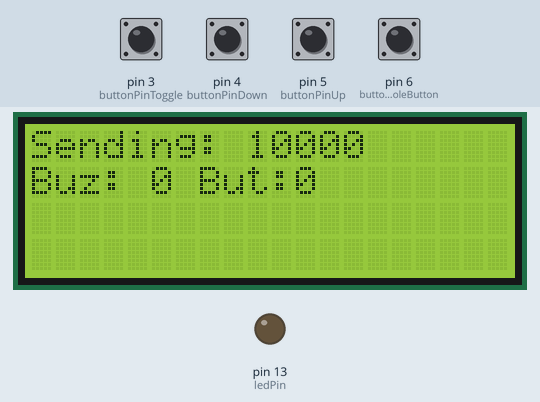
Recording of a sketch running on a simulated Arduino Uno, built with avr-gcc and run on an emulated ATmega328P. Shown: 20×4 character LCD, output pins drawn as LEDs (lit = HIGH). The test bench sets the inputs (shaded band); at power-on: pin 3 (buttonPinToggle), pin 4 (buttonPinDown), pin 5 (buttonPinUp), pin 6 (buttonPinWholeButton) HIGH.

Above: at 1.3 s.
1.4 s: pin 3 (buttonPinToggle) pulled LOW for 0.55 s
At 2.1 s:
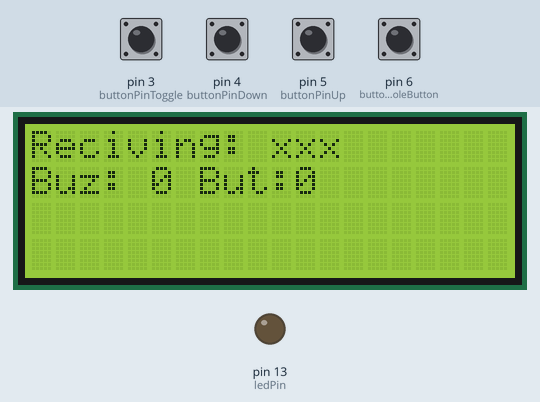
3.4 s: pin 4 (buttonPinDown) pulled LOW for 0.55 s
At 4.0 s:
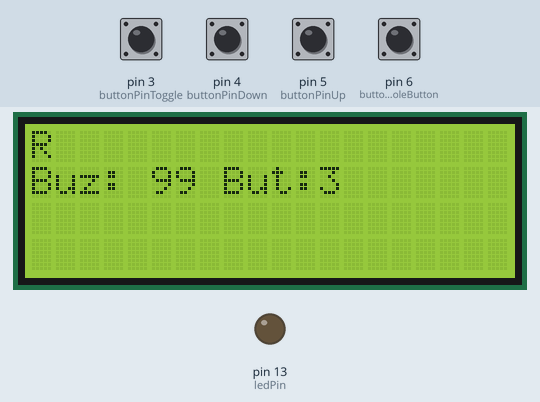
5.4 s: pin 6 (buttonPinWholeButton) pulled LOW for 0.55 s
At 5.8 s:
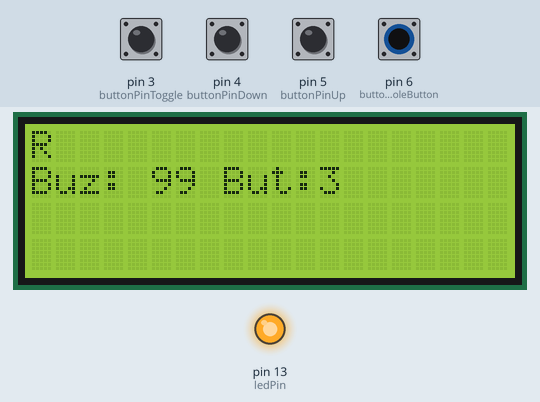
7.4 s: pin 5 (buttonPinUp) pulled LOW for 0.55 s
At 8.3 s:
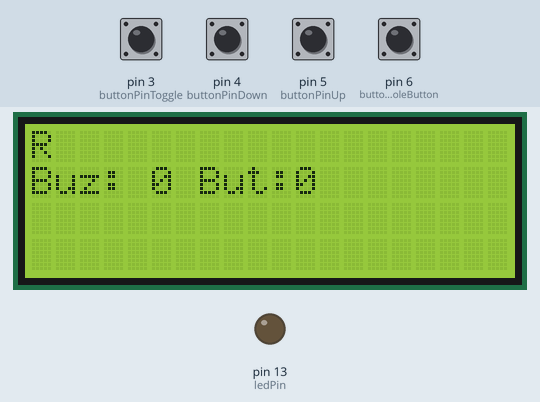
9.4 s: pin 5 (buttonPinUp) pulled LOW for 1 s
At 9.7 s:
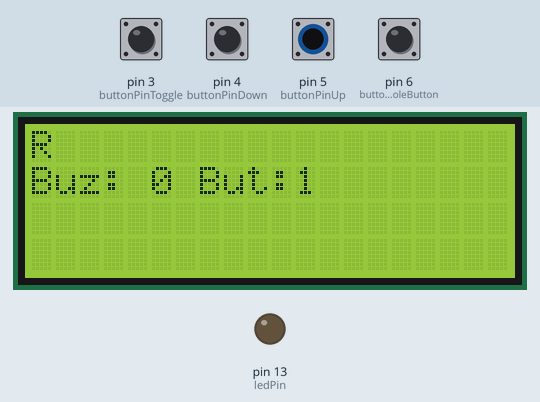
11.9 s: pin 3 (buttonPinToggle) pulled LOW for 1 s
At 13.2 s:
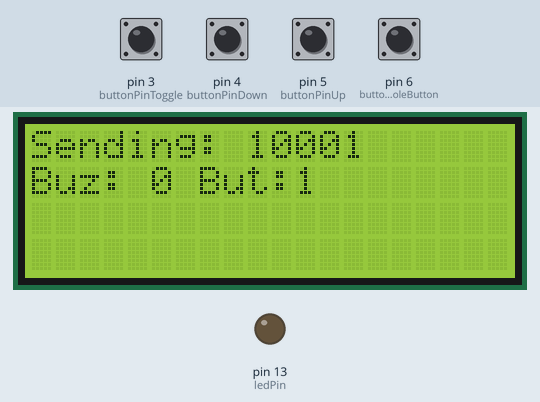
Timing chart, 0 to 14.9 s (numbered marks = the images above; inputs shaded):
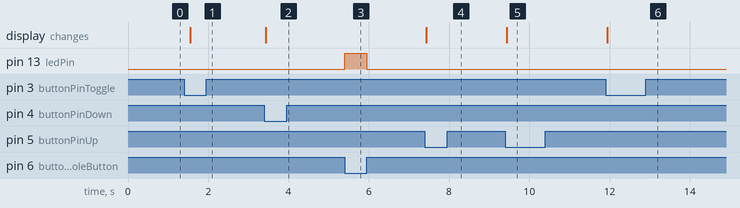

Measured:
- after the input at 1.4 s, the display: changes after 0.15 s (image 1)
- after the input at 3.4 s, the display: changes at once (image 2)
- after the input at 5.4 s, pin 13 (ledPin): LOW → HIGH at once, → LOW 0.55 s later
- after the input at 7.4 s, the display: changes at once (image 4)
- after the input at 9.4 s, the display: changes at once (image 5)
- after the input at 11.9 s, the display: changes at once (image 6)

The sketch:

ReporgrammRemotes.ino
```cpp
//YWROBOT
//Compatible with the Arduino IDE 1.0
//Library version:1.1
#include <Wire.h>
#include <LiquidCrystal_I2C.h>
#include <RCSwitch.h>

//setup
LiquidCrystal_I2C lcd(0x27,20,4);  // set the LCD address to 0x27 for a 16 chars and 2 line display

const int buttonPinToggle = 3;
const int buttonPinDown = 4;
const int buttonPinUp = 5;
const int buttonPinWholeButton = 6;

const int ledPin = 13;

const int recieveInteruptPint = 0;
const int sendPin = 9;

//Defines how much buzzer and buttons there should be. If it reaches an end it loops through the other
const int maxBuzzerCount = 100;
const int maxButtonCount = 4;


//variables
int buzzerToProgramm = 0;
int buttonToProgramm = 0;

int  btToggleVoltage = 0;
int  btDownVoltage = 0;
int  btUpVoltage = 0;
int  btWholebuttonVoltage = 0;

bool btToggleIsPressed = false;
bool btDownIsPressed = false;
bool btUpIsPressed = false;
bool btWholeIsPressed = false;

unsigned long lastSend = 0;
const unsigned long sendInterval = 100; // sende alle 2000 ms (anpassen)

RCSwitch SwitchRecieve = RCSwitch();
RCSwitch SwitchSend = RCSwitch();


// its Defined by the buzzer and button size. the Maximum digit count of the buzzer and buttons is the size of the code to send
//thefirst digets should be the buzzer index filled up with zeroes if doesn't make up the dezimal. The same for the buttons
//the index starts always at zero because of the modulo which checks that the max number is never overcome.
//E.G. for 100 controlles and 4 Button the code for controler 11 (or 10 if you start counting at zero) and button 3(or C for alphabetical) is: 0102;
int codeToSend = 0;
int lastCodeToSend = 0;

bool sendMode = true;

void setup()
{
  //general
  Serial.begin(9600);
  pinMode (ledPin, OUTPUT);

  codeToSend = GenerateCode(buzzerToProgramm, buttonToProgramm);

  //LCD
  lcd.init();                      // initialize the lcd
  lcd.init();
  lcd.backlight();

  lcdPrintCurrentBuzzerAndButton(buzzerToProgramm, buttonToProgramm);

  //Button

  //initialize pins
  pinMode(buttonPinToggle, INPUT_PULLUP);
  pinMode(buttonPinDown, INPUT_PULLUP);
  pinMode(buttonPinUp, INPUT_PULLUP);
  pinMode(buttonPinWholeButton, INPUT_PULLUP);

  //Transmission is activate in the button actions
  EnableTransmitData();

}

void loop()
{
  //buttons voltage
   btToggleVoltage = digitalRead(buttonPinToggle);
   btDownVoltage = digitalRead(buttonPinDown);
   btUpVoltage = digitalRead(buttonPinUp);
   btWholebuttonVoltage = digitalRead(buttonPinWholeButton);

  // check if the pushbutton is pressed. If it is, the buttonState is HIGH:
  checkButtonStates();

  //sendeMode
  if(sendMode){
    sendData();

  }
  //recieve Mode
  else if(!sendMode){
    recieveData();

  }

}

//===================================================
// General Functions
//===================================================

//Sets BuzzerToProgrammToSpecific index. Modulos by max buzzer count
void SetBuzzer(int newBuIndex){

    int index = newBuIndex%maxBuzzerCount;
    if(index < 0)
      index = maxBuzzerCount-1;
    buzzerToProgramm = index;

    codeToSend = GenerateCode(buzzerToProgramm, buttonToProgramm);
}

//Sets Button to new index. Modulos by max button count. !!!!Doesn't count up or down the Buzzer!!!
void SetButton(int newBtIndex){

    int index = newBtIndex%maxButtonCount;
    if(index < 0)
      index = maxButtonCount-1;
    buttonToProgramm = index;

    codeToSend = GenerateCode(buzzerToProgramm, buttonToProgramm);
}

//Counts the buttonToProgramm one up an if needed the Buzzer at the max button
void CountButtonUp(){

  if(buttonToProgramm >= maxButtonCount-1)
    CountBuzzerUp();

  SetButton(buttonToProgramm+1);
}

//Counts up the Buzzer until the maximum is recached. then it starts from zero (due to modulo in SetBuzzer)
void CountBuzzerUp(){
  SetBuzzer(buzzerToProgramm+1);
}

//Counts the buttonToProgramm one down an if needed the Buzzer at the min button
void CountButtonDown(){

  if(buttonToProgramm <= 0)
    CountBuzzerDown();

  SetButton(buttonToProgramm-1);
}

//Counts up the Buzzer until the maximum is recached. then it jumps to the highest index (due to modulo in SetBuzzer)
void CountBuzzerDown(){
  SetBuzzer(buzzerToProgramm-1);
}

//generates the code to send to the remote according to "codeToSend" variable description
int GenerateCode(int buzzerIndex, int buttonIndex ){
 // Stellen ermitteln
  int buzzerDigits = String(maxBuzzerCount).length();
  int buttonDigits = String(maxButtonCount).length();

  // Gesamtdigits bestimmen
  int totalDigits = 1 + buzzerDigits + buttonDigits; // +1 wegen führender '1'

  // String zusammenbauen
  String code = "1";

  String buzzerStr = String(buzzerIndex);
  while (buzzerStr.length() < buzzerDigits) {
    buzzerStr = "0" + buzzerStr;
  }

  String buttonStr = String(buttonIndex);
  while (buttonStr.length() < buttonDigits) {
    buttonStr = "0" + buttonStr;
  }

  code += buzzerStr + buttonStr;

  // In int umwandeln und zurückgeben
  return code.toInt();
}

//===================================================
// Transmission
//===================================================

//Recieve 433 mhz Data and show it
void recieveData(){
   if (SwitchRecieve.available()) {
    lcdRecievingMessage(String(SwitchRecieve.getReceivedValue()));
    SwitchRecieve.resetAvailable();
  }
}

//handles the looping thins arround sending the code
void sendData(){
  //LCD update
  if(lastCodeToSend != codeToSend){
    lcdSendingMessage(String(codeToSend));
    lastCodeToSend = codeToSend;
  }

  //send in intervals
  if (millis() - lastSend >= sendInterval) {
    lastSend = millis();
    SwitchSend.send(codeToSend, 24);
  }
}

void EnableRecieveData() {
  SwitchRecieve.enableReceive(recieveInteruptPint); // Receiver on interrupt 0 => that is pin #2
}

void DisableRecieveData() {
  SwitchRecieve.disableReceive();
}

void EnableTransmitData() {
  SwitchSend.enableTransmit(sendPin);
}

void DisableTransmitData() {
  SwitchSend.disableTransmit();
}


//===================================================
// Buttons
//===================================================

//higth is unpressed
//low is pressed
//(because of internal pullup resistor usage)

//Checks if a button is newly pressed and triggers corresponding action
void checkButtonStates(){
  //Button Toggle
  if (btToggleVoltage == HIGH) {
    if(btToggleIsPressed)
      btToggleIsPressed = false;
    //Serial.println("Button1 not pressed");
  } else {
    //Click
    if(!btToggleIsPressed && btToggleVoltage == LOW) {
      btToggleIsPressed = true;
      btToggleAction();
      //Serial.println("Button1");
    }
  }

//Button down
  if (btDownVoltage == HIGH) {
    if(btDownIsPressed)
      btDownIsPressed = false;
  } else {
    //Click
    if(!btDownIsPressed){
      btDownIsPressed = true;
      btDownAction();
    }
  }

//Button Up
  if (btUpVoltage == HIGH) {
    if(btUpIsPressed)
      btUpIsPressed = false;
  } else {
    //Click
    if(!btUpIsPressed){
      btUpIsPressed = true;
      btUpAction();
    }
  }

//Whole button next
  if (btWholebuttonVoltage == HIGH) {
   if(btWholeIsPressed)
      btWholeIsPressed = false;

    //for Visualization
    digitalWrite(ledPin, LOW);
  } else {
    //Click
    if(!btWholeIsPressed){
      btWholeIsPressed = true;
      btWholeButtonAction();
    }
    //for Visualization
    digitalWrite(ledPin, HIGH);
  }
}

//Should Toggle Read or Write mode for the antennas
void btToggleAction(){
  sendMode = !sendMode;
  lcdClearfirstRow();

  if(sendMode){
    DisableRecieveData();
    EnableTransmitData();
    lcdSendingMessage(String(codeToSend));
  }
  else if(!sendMode){
    DisableTransmitData();
    EnableRecieveData();
    lcdRecievingMessage("xxx");
  }

}

//Should count up the BUtton of the Remote and after the forth (#4) button the Buzzer is counted up, too.
void btUpAction(){

  if(!btWholeIsPressed){
    CountButtonUp();
  }
  else if(btWholeIsPressed){
    CountBuzzerUp();
  }
  lcdPrintCurrentBuzzerAndButton(buzzerToProgramm, buttonToProgramm);

}

//Should count down the BUtton of the Remote and after the first (#1) button the Buzzer is counted down, too.
void btDownAction(){
  if(!btWholeIsPressed)
  {
    CountButtonDown();
  }
  else if(btWholeIsPressed){
    CountBuzzerDown();
  }
  lcdPrintCurrentBuzzerAndButton(buzzerToProgramm, buttonToProgramm);
}

//Lets the Up and Down button Jump to the next corresponding Buzzer at Button zero.
void btWholeButtonAction(){
  //nothing needed here right now
}

//===================================================
// LCD Display
//===================================================

// void lcdDisplayUpdate(){
//   lcd.clear();

//   lcdPrintCurrentBuzzerAndButton(buzzerToProgramm, buttonToProgramm)
// }

//clears the first row with " ";
void lcdClearfirstRow(){
  lcd.setCursor(0,0);
  lcd.print("                ");
}

void lcdClearSecondRow(){
  lcd.setCursor(1,0);
  lcd.print("                ");
}

//is displaying at line 0 the SendingMessage (on which code is sender)
void lcdSendingMessage(String code){
  //lcdClearfirstRow();
  lcd.setCursor(0,0);
  lcd.print("Sending: " + code);
}

//is displaying at line 0 the RecievedMessage (on which code is sender)
void lcdRecievingMessage(String code)
{
  //lcdClearfirstRow();
  lcd.setCursor(0,0);
  lcd.print("Reciving: " + code);

}

//is displaying at line 1  the current Buztter and Button
void lcdPrintCurrentBuzzerAndButton(int _buzzer, int _button)
{
  lcdClearSecondRow();
  lcd.setCursor(0,1);
  lcd.print( "Buz: " + String (_buzzer) + " But:" + String(_button) +"       " );
}
```
